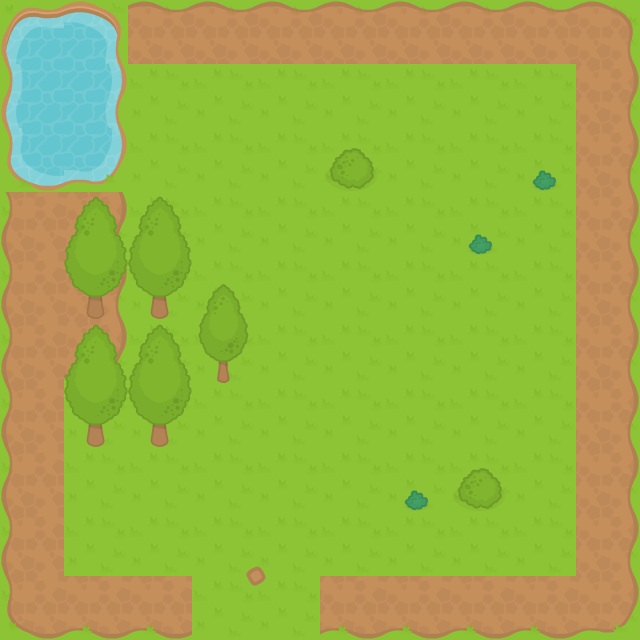

A 2D game scene composited from a Tiled map and its tileset images. What follows is a short description and the map's XML, with every tile layer's data as written:
An orthogonal 10x10 tile map with 64x64 px tiles, 2 tile layers (Background, Blocked) and 11 objects (5x Coin, 3x Enemies, StartingPosition, Portal).

<map version="1.2" tiledversion="1.2.4" orientation="orthogonal" renderorder="right-down" width="10" height="10" tilewidth="64" tileheight="64" infinite="0" nextlayerid="7" nextobjectid="12">
 <tileset firstgid="1" name="RPGpack_sheet" tilewidth="64" tileheight="64" tilecount="260" columns="20">
  <image source="../assets/images/RPGpack_sheet.png" width="1280" height="832" />
 </tileset>
 <layer id="1" name="Background" width="10" height="10">
  <data encoding="csv">
11,13,7,7,7,7,7,7,7,8,
31,33,22,22,22,22,22,22,22,28,
51,53,22,22,22,22,22,22,22,28,
26,28,22,22,22,22,22,22,22,28,
26,28,22,22,22,22,22,22,22,28,
26,48,22,22,22,22,22,22,22,28,
26,22,22,22,22,22,22,22,22,28,
26,22,22,22,22,22,22,22,22,28,
26,22,22,4,5,22,22,22,22,28,
46,47,47,24,25,47,47,47,47,48
</data>
 </layer>
 <layer id="2" name="Blocked" width="10" height="10">
  <data encoding="csv">
0,0,0,0,0,0,0,0,0,0,
0,0,0,0,0,0,0,0,0,0,
0,0,0,0,0,181,0,0,186,0,
0,201,201,0,0,0,0,186,0,0,
0,221,221,202,0,0,0,0,0,0,
0,201,201,222,0,0,0,0,0,0,
0,221,221,0,0,0,0,0,0,0,
0,0,0,0,0,0,186,181,0,0,
0,0,0,0,0,0,0,0,0,0,
0,0,0,0,0,0,0,0,0,0
</data>
 </layer>
 <objectgroup id="3" name="Player">
  <object id="1" name="StartingPosition" type="StartingPosition" x="477" y="360">
   <point />
  </object>
 </objectgroup>
 <objectgroup id="4" name="Enemies">
  <object id="2" name="Enemies" type="Enemies" x="132" y="504">
   <point />
  </object>
  <object id="3" name="Enemies" type="Enemies" x="289" y="82">
   <point />
  </object>
  <object id="4" name="Enemies" type="Enemies" x="228" y="467">
   <point />
  </object>
 </objectgroup>
 <objectgroup id="5" name="Coins">
  <object id="5" name="Coin" type="Coin" x="476" y="108">
   <point />
  </object>
  <object id="6" name="Coin" type="Coin" x="231" y="198">
   <point />
  </object>
  <object id="7" name="Coin" type="Coin" x="276" y="159">
   <point />
  </object>
  <object id="8" name="Coin" type="Coin" x="365" y="513">
   <point />
  </object>
  <object id="9" x="365" y="512">
   <point />
  </object>
  <object id="10" name="Coin" type="Coin" x="494" y="543">
   <point />
  </object>
 </objectgroup>
 <objectgroup id="6" name="Portal">
  <object id="11" name="Portal" type="Portal" x="283" y="616">
   <point />
  </object>
 </objectgroup>
</map>
